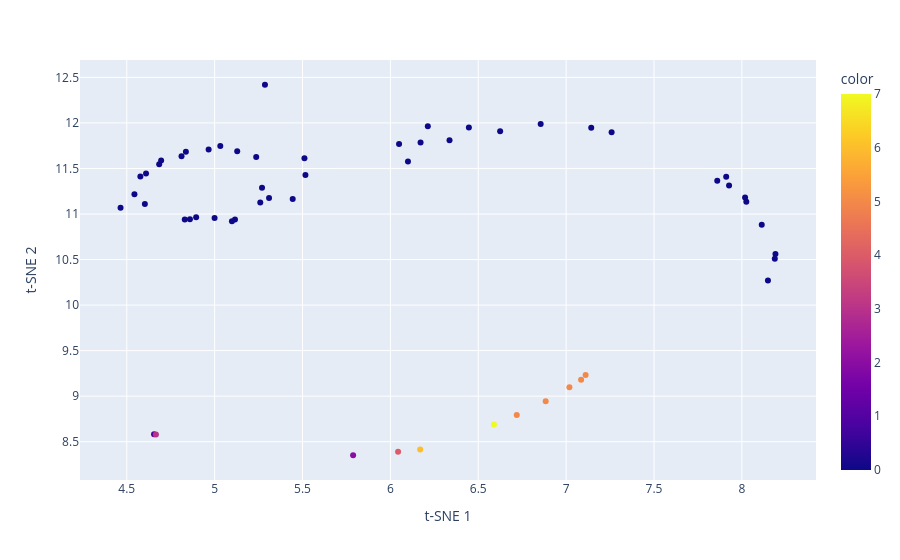

Write notebook code for a chart like this one.
### Markdown cell above
### Städte-cluster

### Code cell
from sklearn.cluster import KMeans

# Selektiere numerische Spalten
numeric_columns = df.select_dtypes(np.number)
data_to_cluster = numeric_columns.dropna().T

# Führe K-Means-Clustering durch
n_clusters = 8  # Anzahl der Cluster
kmeans = KMeans(n_clusters=n_clusters, random_state=42)
clusters = kmeans.fit_predict(data_to_cluster)

# Führe t-SNE durch
tsne = TSNE(n_components=2, random_state=42)
tsne_result = tsne.fit_transform(numeric_columns.dropna().T)

px.scatter(
    x=tsne_result[:, 0],
    y=tsne_result[:, 1],
    color=clusters,
    labels={"x": "t-SNE 1", "y": "t-SNE 2"},
    hover_name=numeric_columns.columns
)

### Figure 1 — Plotly figure (JSON) as saved in the notebook; plotly's stock layout.template omitted (floating-point values rounded to 4 significant figures)
{"data": [{"hovertemplate": "<b>%{hovertext}</b><br><br>t-SNE 1=%{x}<br>t-SNE 2=%{y}<br>color=%{marker.color}<extra></extra>", "hovertext": ["meal_inexpensive", "meal_mid_range", "mcmeal", "domestic_beer_restaurant", "imported_beer_restaurant", "cappuccino", "coke", "water", "milk", "white_bread", "rice", "eggs", "cheese", "chicken", "beef", "apples", "banana", "oranges", "tomato", "potato", "onion", "lettuce", "water", "wine", "domestic_beer_market", "imported_beer_market", "cigarettes", "one_way_ticket", "monthly_pass", "taxi_start", "taxi_1km", "taxi_1h", "gasoline", "vw_golf", "toyota_corolla", "basic_85m2", "1min_prepaid", "internet", "fitness_club", "tennis", "cinema", "preschool", "primary_school", "jeans", "summer_dress", "nike_shoes", "business_shoes", "apartment_1br_center", "apartment_1br_outside", "apartment_3br_center", "apartment_3br_outside", "per_square_meter_center", "per_square_meter_outside", "avg_month_salary", "mortgage_interest", "data_quality"], "legendgroup": "", "marker": {"color": [0, 0, 0, 0, 0, 0, 0, 0, 0, 0, 0, 0, 0, 0, 0, 0, 0, 0, 0, 0, 0, 0, 0, 0, 0, 0, 0, 0, 0, 0, 0, 0, 0, 1, 3, 0, 0, 0, 0, 0, 0, 5, 2, 0, 0, 0, 0, 5, 5, 5, 5, 4, 6, 7, 0, 0], "coloraxis": "coloraxis", "symbol": "circle"}, "mode": "markers", "name": "", "orientation": "v", "showlegend": false, "type": "scatter", "x": [6.625, 8.025, 6.049, 5.517, 5.511, 5.237, 5.116, 4.83, 4.577, 4.812, 4.966, 5.27, 6.447, 6.172, 6.855, 5.128, 5.0, 5.26, 5.31, 4.696, 4.685, 4.61, 4.603, 6.213, 4.837, 5.032, 6.1, 5.099, 8.018, 5.444, 4.859, 7.259, 4.895, 4.655, 4.666, 8.148, 4.465, 7.911, 7.927, 7.143, 6.337, 7.111, 5.788, 8.113, 7.86, 8.191, 8.187, 7.019, 7.085, 6.719, 6.884, 6.044, 6.17, 6.59, 5.286, 4.544], "xaxis": "x", "y": [11.91, 11.14, 11.77, 11.43, 11.61, 11.62, 10.94, 10.94, 11.41, 11.64, 11.71, 11.29, 11.95, 11.79, 11.99, 11.69, 10.96, 11.13, 11.18, 11.59, 11.55, 11.45, 11.11, 11.96, 11.68, 11.75, 11.58, 10.92, 11.18, 11.16, 10.94, 11.9, 10.96, 8.582, 8.579, 10.27, 11.07, 11.41, 11.31, 11.95, 11.81, 9.231, 8.351, 10.88, 11.37, 10.56, 10.51, 9.097, 9.181, 8.793, 8.945, 8.389, 8.413, 8.687, 12.42, 11.22], "yaxis": "y"}], "layout": {"coloraxis": {"colorbar": {"title": {"text": "color"}}, "colorscale": [[0, "#0d0887"], [0.1111, "#46039f"], [0.2222, "#7201a8"], [0.3333, "#9c179e"], [0.4444, "#bd3786"], [0.5556, "#d8576b"], [0.6667, "#ed7953"], [0.7778, "#fb9f3a"], [0.8889, "#fdca26"], [1, "#f0f921"]]}, "legend": {"tracegroupgap": 0}, "margin": {"t": 60}, "xaxis": {"anchor": "y", "domain": [0, 1], "title": {"text": "t-SNE 1"}}, "yaxis": {"anchor": "x", "domain": [0, 1], "title": {"text": "t-SNE 2"}}}}
